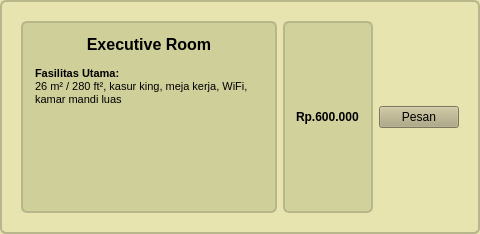
              <widget class="QFrame" name="roomFrame2_10">
               <property name="styleSheet">
                <string notr="true">
                QFrame { background-color: rgb(231,228,176); border: 2px solid rgb(184,182,139); border-radius: 6px; padding: 8px; }
                QLabel#roomTitle2 { font-weight: bold; font-size: 12pt; }
                QLabel#roomDesc2 { font-size: 9pt; }
              </string>
               </property>
               <layout class="QHBoxLayout" name="horizontalLayout_10">
                <item>
                 <layout class="QVBoxLayout" name="roomTextCol2_10"/>
                </item>
                <item>
                 <widget class="QTextEdit" name="textEdit_12">
                  <property name="styleSheet">
                   <string notr="true">background-color: rgb(207, 207, 154);</string>
                  </property>
                  <property name="html">
                   <string>&lt;!DOCTYPE HTML PUBLIC &quot;-//W3C//DTD HTML 4.0//EN&quot; &quot;http://www.w3.org/TR/REC-html40/strict.dtd&quot;&gt;
&lt;html&gt;&lt;head&gt;&lt;meta name=&quot;qrichtext&quot; content=&quot;1&quot; /&gt;&lt;meta charset=&quot;utf-8&quot; /&gt;&lt;style type=&quot;text/css&quot;&gt;
p, li { white-space: pre-wrap; }
hr { height: 1px; border-width: 0; }
li.unchecked::marker { content: &quot;\2610&quot;; }
li.checked::marker { content: &quot;\2612&quot;; }
&lt;/style&gt;&lt;/head&gt;&lt;body style=&quot; font-family:'Segoe UI'; font-size:9pt; font-weight:400; font-style:normal;&quot;&gt;
&lt;p align=&quot;center&quot; style=&quot; margin-top:0px; margin-bottom:0px; margin-left:0px; margin-right:0px; -qt-block-indent:0; text-indent:0px;&quot;&gt;&lt;span style=&quot; font-family:'MS Shell Dlg 2'; font-size:12pt; font-weight:600;&quot;&gt;Executive&lt;/span&gt;&lt;span style=&quot; font-family:'MS Shell Dlg 2'; font-size:12pt;&quot;&gt; &lt;/span&gt;&lt;span style=&quot; font-family:'MS Shell Dlg 2'; font-size:12pt; font-weight:600;&quot;&gt;Room&lt;/span&gt;&lt;/p&gt;
&lt;p style=&quot;-qt-paragraph-type:empty; margin-top:0px; margin-bottom:0px; margin-left:0px; margin-right:0px; -qt-block-indent:0; text-indent:0px; font-family:'MS Shell Dlg 2'; font-size:8pt;&quot;&gt;&lt;br /&gt;&lt;/p&gt;
&lt;p style=&quot; margin-top:0px; margin-bottom:0px; margin-left:0px; margin-right:0px; -qt-block-indent:0; text-indent:0px;&quot;&gt;&lt;span style=&quot; font-family:'MS Shell Dlg 2'; font-size:8pt; font-weight:600;&quot;&gt;Fasilitas Utama: &lt;/span&gt;&lt;/p&gt;
&lt;p style=&quot; margin-top:0px; margin-bottom:0px; margin-left:0px; margin-right:0px; -qt-block-indent:0; text-indent:0px;&quot;&gt;&lt;span style=&quot; font-family:'MS Shell Dlg 2'; font-size:8pt;&quot;&gt;26 m² / 280 ft², kasur king, meja kerja, WiFi, kamar mandi luas&lt;/span&gt;&lt;/p&gt;
&lt;p style=&quot;-qt-paragraph-type:empty; margin-top:0px; margin-bottom:0px; margin-left:0px; margin-right:0px; -qt-block-indent:0; text-indent:0px; font-family:'MS Shell Dlg 2'; font-size:8pt;&quot;&gt;&lt;br /&gt;&lt;/p&gt;&lt;/body&gt;&lt;/html&gt;</string>
                  </property>
                 </widget>
                </item>
                <item>
                 <widget class="QLabel" name="label_26">
                  <property name="font">
                   <font>
                    <bold>true</bold>
                   </font>
                  </property>
                  <property name="styleSheet">
                   <string notr="true">background-color: rgb(209, 209, 156);</string>
                  </property>
                  <property name="text">
                   <string>Rp.600.000</string>
                  </property>
                 </widget>
                </item>
                <item>
                 <widget class="QPushButton" name="btnPrice2_10">
                  <property name="styleSheet">
                   <string notr="true"> color: rgb(0, 0, 0); background-color: rgb(174,167,126)
 </string>
                  </property>
                  <property name="text">
                   <string>Pesan</string>
                  </property>
                 </widget>
                </item>
               </layout>
              </widget>
